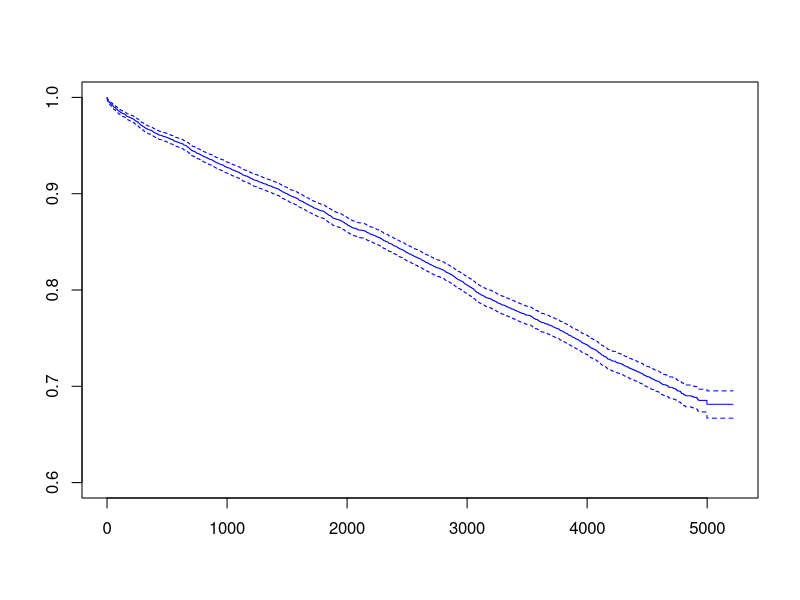
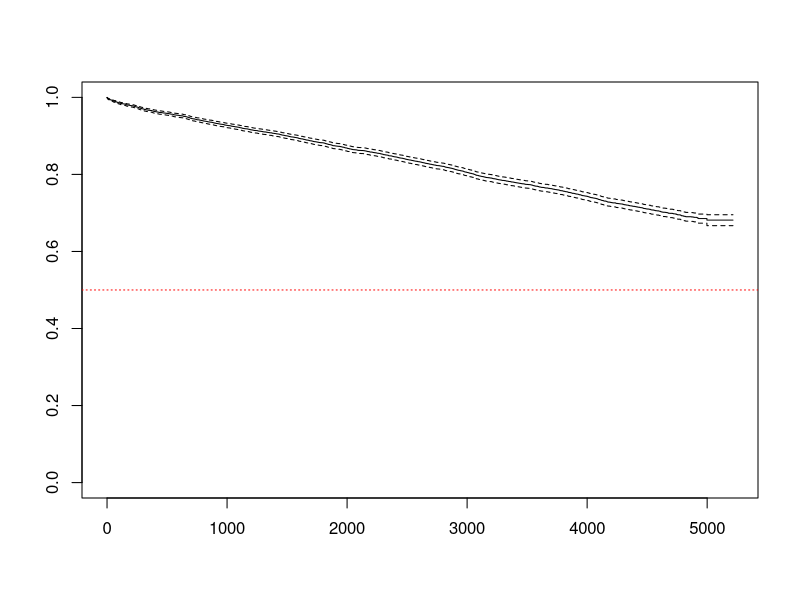

Write the R code that produced these figures, in order. (Note: this script raises an error after producing the figures.)
library(survival)
data("flchain")
flchain
summary(flchain)

# La gammopatia monoclonale è una patologia rara, caratterizzata dall'accumulo nel midollo osseo
# e nel sangue di una proteina anomala (paraproteina, proteina monoclonale o M proteina). --> Patologia cancerogena

# Analisi fatta su campioni di sangue
#L'elettroforesi delle sieroproteine (proteine sieriche, cioè del siero, che circolano attraverso il sistema circolatorio)
# è un esame di screening che permette di separare le proteine del siero in base alla loro mobilità in campo elettrico.

# Le molecole delle Immunoglobuline (gli anticorpi) sono proteine composte da due catene peptidiche "pesanti"
# identiche unite a due catene "leggere" identiche.--> catene leggere kappa e lambda --> la sovrapproduzione indica malfunzionamenti
# Il rapporto kappa/lambda per avere valori non anomali è: 0.26-1.65


#La causa principale di questa malattia è l’alterazione di alcune cellule del midollo osseo e la loro conseguente produzione eccessiva
#di proteina monoclonale. L’accumulo di questa proteina riduce lo spazio delle cellule sane e si concentra anche nel sangue. 
#Nonostante non si sappiano precisamente le cause di questa alterazione, recenti ricerche sembrano
#individuarne le cause in malattie autoimmuni (es. artrite, remautide).

# Let's try something
#### Lab 1 (leukemia) ####
#Change into a survival variable
g <- Surv(flchain$futime, flchain$death)
class(g)

#Kaplan-Meier est
result.km <- survfit(g ~ 1, conf.type = "log-log")
result.km
summary(result.km)
plot(result.km, ylim = c(0.6, 1), col='blue')

# Fleming-Harringon (Nelson-Aalen) estimator
?survfit
result.na <- survfit(g ~ 1, conf.type="log-log", stype=2)
summary(result.na)

# cumulative hazard and corresponding standard error
round(result.na$cumhaz,4)
round(result.na$std.chaz,4)

plot(result.na)
abline(h=0.5, col="red",lty=3)

tt_full<-c(tt,1,1,2,2,3,4,4,5,5,8,8,8,8,11,11,12,12,15,17,22,23)
cens_full<- c(cens, rep(1,21))
control <- rep(c(0,1), each=21)

results <- survfit(Surv(tt_full, cens_full) ~ control, conf.type="log-log")
results

summary(results)
plot(results,col=c("black", "red"),lty = 1:2,xlab = "Weeks", ylab = "estimated S(t)")
legend("topright", legend = c("treat", "control"), lty = c(1, 2),col=c("black","red"))

quantile(results)
